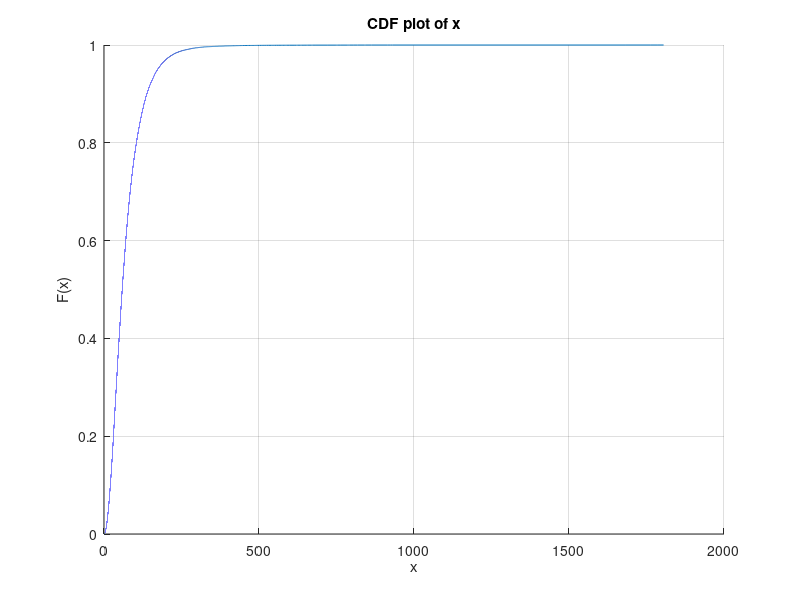

Here is the MATLAB script that generated this plot: (Note: this script raises an error after producing the figure.)
% pd = makedist('normal', 'mu', 0, 'sigma', 53.8836);  % cm

pd = makedist('tlocationscale', 'mu', 0, 'sigma', 42.8875, 'nu', 5.3095);

% params
plotflag = 0;
samples = 100000;
farthest_dist = [500, 2000]; % cm
devLocations = [0, 0;
                500, 0;
                500, 2000;
                0, 2000];

% setup
for i = size(devLocations, 1):-1:1
    for j = size(devLocations, 1):-1:(i+1)
        diff = devLocations(i, :) - devLocations(j, :);
        pairwiseDist(i, j) = sqrt(sum(diff.^2));
    end
end
targetLocs = rand(samples, 2) .* farthest_dist;
% targetLocs = [250, 100; 250, 200; 250, 300; 250, 400; 250, 500];
% samples = size(targetLocs, 1);
trueDist = zeros(size(devLocations, 1), samples);
estDist = zeros(size(devLocations, 1), samples);

% % estimate measurements
for i = 1:size(devLocations, 1)
    trueDist(i, :) = sqrt(sum((targetLocs - devLocations(i, :)).^2, 2));
    if isa(pd, 'prob.NormalDistribution')
        randvar_vec = random(pd, size(trueDist(i, :)));
    else
        signs = (rand(size(trueDist(i, :))) < 0.5) * 2 - 1;
        randvar_vec = random(pd, size(trueDist(i, :))) .* signs;
    end
    estDist(i, :) = trueDist(i, :) + randvar_vec;
end

% estimate locations
estLocs = zeros(size(targetLocs));
if plotflag
    figure(3); clf; hold on;
    scatter(devLocations(:, 1), devLocations(:, 2), 'b*');
end
for i = 1:samples
    points = [];
    for j = 1:size(devLocations, 1)
        for k = (j+1):size(devLocations, 1)
            d = pairwiseDist(j, k);
            if (d > estDist(j, i) + estDist(k, i)) ||...
                    (d < abs(estDist(j, i) - estDist(k, i)))
                continue
            end
            a = (estDist(j, i) * estDist(j, i) -...
                estDist(k, i) * estDist(k, i) +...
                d * d) / (2 * d);
            h = sqrt(estDist(j, i) * estDist(j, i) - a * a);
            x0 = devLocations(j, 1) +...
                a * (devLocations(k, 1) - devLocations(j, 1)) / d;
            y0 = devLocations(j, 2) +...
                a * (devLocations(k, 2) - devLocations(j, 2)) / d;
            rx = -(devLocations(k, 2) - devLocations(j, 2)) * (h / d);
            ry = -(devLocations(k, 1) - devLocations(j, 1)) * (h / d);
            points = [points; x0 + rx, y0 - ry; x0 - rx, y0 + ry];
        end
    end
    if ~isempty(points) && size(devLocations, 1) == 2
        if devLocations(1, 2) == devLocations(2, 2)
            points(points(:, 2) < devLocations(1, 2), :) = [];
        elseif devLocations(1, 1) == devLocations(2, 1)
            points(points(:, 1) < devLocations(1, 1), :) = [];
        end
    end
    estLoc = median(points, 1);
    if isempty(estLoc)
        estLocs(i, :) = nan;
    else
        estLocs(i, :) = estLoc;
        if plotflag
            scatter(targetLocs(i, 1), targetLocs(i, 2), 'ks');
            scatter(estLocs(i, 1), estLocs(i, 2), 'r.');
            pause(0.001)
        end
    end
end

logistics = isnan(estLocs(:, 1));
estLocs(logistics, :) = [];
targetLocs(logistics, :) = [];
fprintf('* %d cannot est locations\n', sum(logistics));

err = sqrt(sum((estLocs - targetLocs).^2, 2));
figure(4); hold on; cdfplot(err);

fitresult = allfitdist(err, 'pdf');
% essentially, we are getting a gamma distribution in generall
% the result should be validated in real-life experiments also